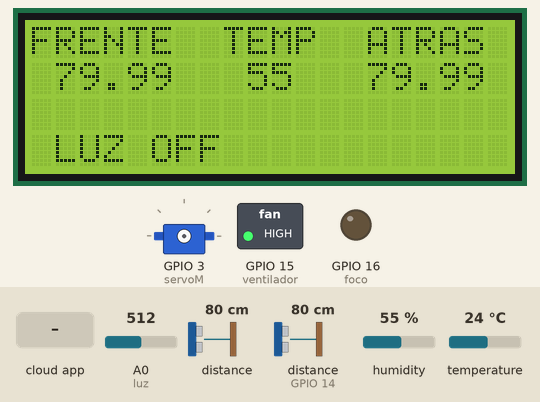
The sketch below on a simulated ESP8266 (NodeMCU). Parts: 20×4 character LCD, servo, switched loads named in the sketch (green lamp = pin HIGH), output pins drawn as LEDs (lit = HIGH). Wiring (inferred from the names in the program): 2 × ultrasonic range finder: trigger GPIO 2, echo GPIO 0 / trigger GPIO 12, echo GPIO 14. The test bench sets the inputs (shaded band); at power-on: A0 (luz) = 512, distance to the obstacle 80 cm, distance to the obstacle (sensor on GPIO 14) 80 cm, humidity 55 %, temperature 24 °C. The echo pulse lasts 58.3 µs per cm; WiFi joins after 1.5 s; servers stay silent unless stated; the Firebase database answers and starts empty; pins used as bus, display or sensor lines are not drawn; what the sketch prints to the serial monitor is not drawn.

Above: at 2.7 s.
2.8 s: A0 (luz) set to 334
4.3 s: A0 (luz) set to 318
At 6.7 s:
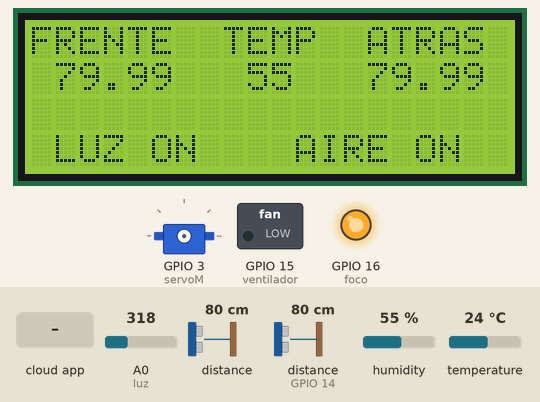
7.2 s: the phone or cloud app sets Ventana to 1
At 9.1 s:
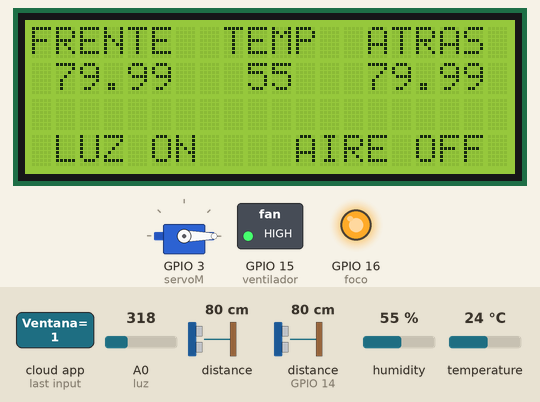
9.5 s: A0 (luz) set to 716
At 11.3 s:
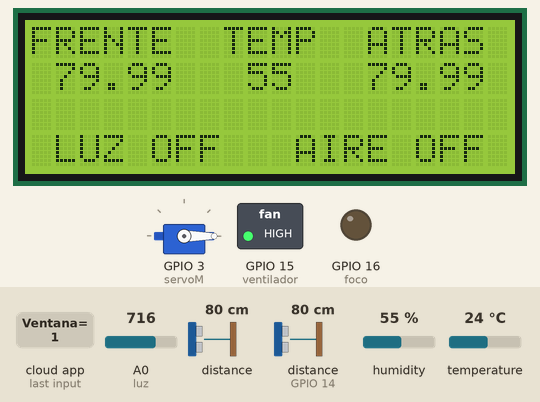
12.4 s: the phone or cloud app sets Ventana to 0
At 13.7 s:
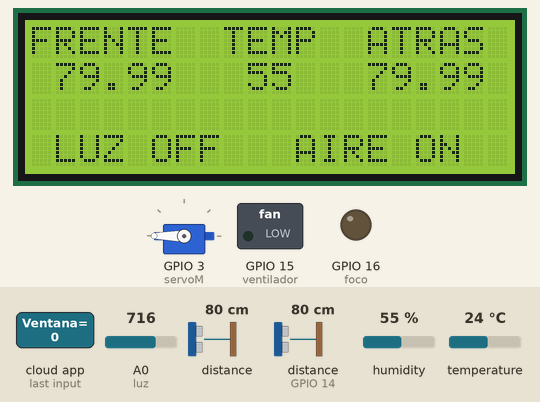
14.8 s: distance to the obstacle (sensor 0) set to 2 cm
At 16.6 s:
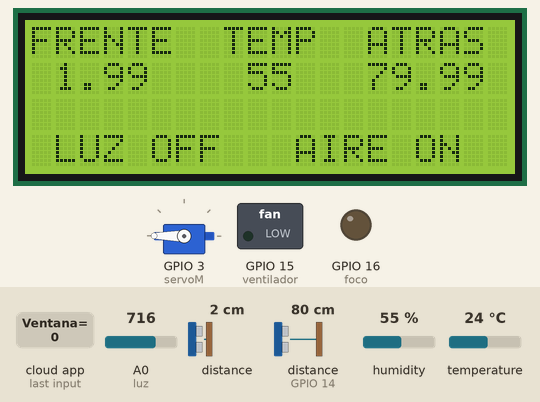
Timing chart, 0 to 17.7 s (numbered marks = the images above; inputs shaded):
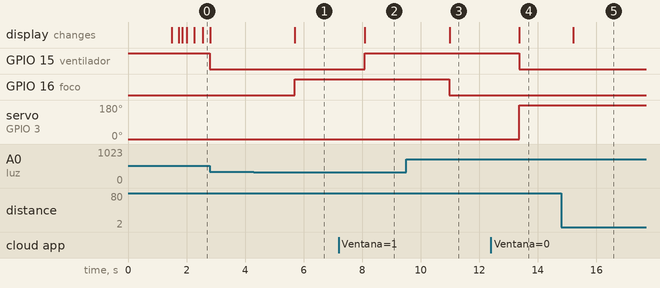

The sketch:

proyecto2.ino
```cpp
#include <DHT.h>
#include <DHT_U.h>
#include <ESP8266WiFi.h>
#include <FirebaseArduino.h>
#include <Servo.h>
#define FIREBASE_HOST "semanai-4ea99.firebaseio.com"
#define FIREBASE_AUTH "az4SQ6BPBqScFTFzeciectZz71Axmmc6XlDvEyHJ"
//#define WIFI_SSID "rover"
//#define WIFI_PASSWORD "12345678"
#define WIFI_SSID "Tec-IoT"
#define WIFI_PASSWORD "spotless.magnetic.bridge"

int luz = A0;

//sonarFrente
int disparadorF = 2;
int entradaF = 0;

//sonarAtras
int disparadorA = 12;
int entradaA = 14;

//Temperatura
#define DHTTYPE DHT11
#define dht_dpin 13
DHT dht(dht_dpin, DHTTYPE);

//Led
int foco = 16;

//Ventilador
int ventilador = 15;

//Libreria de LCD
#include <LiquidCrystal_I2C.h>
LiquidCrystal_I2C lcd(0x3F, 20,4);

//contServo
int cont = 0;

Servo servoM;
///////////////////////////////
bool abrir = true;
long timeS;
void setup() {
  pinMode(disparadorF,OUTPUT);
  pinMode(entradaF,INPUT);
  pinMode(disparadorA,OUTPUT);
  pinMode(entradaA,INPUT);
  pinMode(ventilador,OUTPUT);
  pinMode(foco,OUTPUT);
  digitalWrite(ventilador,HIGH);
  Serial.begin(9600);
  WiFi.begin(WIFI_SSID,WIFI_PASSWORD);
  while(WiFi.status() != WL_CONNECTED){
    delay(500);
    Serial.print(".");
  }
  Serial.print("");
  Serial.print("Wifi Connected");
  Firebase.begin(FIREBASE_HOST,FIREBASE_AUTH);
  //Servo
  //Inicializar el lcd
  lcd.begin();
  lcd.backlight();
  lcd.clear();
  lcd.home();
  //Inicializar el Humedad
  dht.begin();

}

void loop() {
  ///////Luz
  int lum=analogRead(luz);
  lum=map(lum,650,10,100,0);
  Firebase.setInt("Luz",lum);
  lcd.setCursor(1,3);
  if(lum <= 50){
    digitalWrite(foco,HIGH);
    lcd.print("LUZ ON ");
  }else{
    digitalWrite(foco,LOW);
    lcd.print("LUZ OFF");
  }
  delay(100);
  lcd.setCursor(0,0);
  lcd.print("FRENTE  TEMP  ATRAS");
  //////Frente
  long tiempoF;
  float distanciaF;
  digitalWrite(disparadorF,HIGH);
  delayMicroseconds(10);
  digitalWrite(disparadorF,LOW);
  tiempoF = (pulseIn(entradaF,HIGH)/2);
  distanciaF = float(tiempoF * 0.0343);
   lcd.setCursor(1,1);
  if(distanciaF <= 100){
    Firebase.setFloat("Frente",distanciaF);
    lcd.print(distanciaF);
    lcd.print(" ");
  }else{
    Firebase.setFloat("Frente",0.0);
    lcd.print("--.--");
  }
  delay(100);
  ///////Atras
  lcd.setCursor(14,1);
  long tiempoA;
  float distanciaA;
  digitalWrite(disparadorA,HIGH);
  delayMicroseconds(10);
  digitalWrite(disparadorA,LOW);
  tiempoA = (pulseIn(entradaA,HIGH)/2);
  distanciaA = float(tiempoA * 0.0343);
  if(distanciaA <= 100){
    Firebase.setFloat("Atras",distanciaA);
    lcd.print(distanciaA);
    lcd.print(" ");
  }else{
    Firebase.setFloat("Atras",0.0);
    lcd.print("--.--");
  }
  delay(100);
  ///////Temperatura
  //Se tomó el dato de Humedad debido a que la Temperatura
  //tarda mucho en cambiar
  lcd.setCursor(9,1);
  float humedad = dht.readHumidity();
  Firebase.setInt("Temperatura",(int)humedad);
  lcd.print((int)humedad);
  delay(100);
  //Obtener estado de carro
  int state = Firebase.getInt("Ventana");
  lcd.setCursor(11,3);
  lcd.print("AIRE ");
  if(state == 1){
    //Activar Servo
    if(abrir){
      timeS = millis() + 4000;
      abrir = false;
      servoM.attach(3);
      servoM.write(0);
    }
    if(timeS < millis()){
      servoM.detach();
    }
    digitalWrite(ventilador,HIGH);
    lcd.print("OFF");
  }else if(state == 0){
    //Activar Aire
    if(!abrir){
      timeS = millis() + 4000;
      abrir = true;
      servoM.attach(3);
      servoM.write(180);
    }
    if(timeS < millis()){
      servoM.detach();
    }
    digitalWrite(ventilador,LOW);
    lcd.print("ON ");
  }else{
    //Apagar Aire y Servo
    if(!abrir){
      timeS = millis() + 4000;
      abrir = true;
      servoM.attach(3);
      servoM.write(180);
    }
    if(timeS < millis()){
      servoM.detach();
    }
    digitalWrite(ventilador,HIGH);
    lcd.print("OFF");
  }
  delay(100);
}
```

Measured:
- the behaviour switches between 327 and 326 on A0 (luz) (found by bisection; images 0 and 1)
- after the input at 4.3 s, GPIO 16 (foco): LOW → HIGH after 1.4 s; the display: changes after 1.4 s (image 1)
- after the input at 7.2 s, GPIO 15 (ventilador): LOW → HIGH after 0.88 s; the display: changes after 0.89 s (image 2)
- after the input at 9.5 s, GPIO 16 (foco): HIGH → LOW after 1.5 s; the display: changes after 1.5 s (image 3)
- after the input at 12.4 s, GPIO 15 (ventilador): HIGH → LOW after 0.97 s; servo on GPIO 3 (servoM): 0° → 180° after 0.97 s; the display: changes after 0.97 s (image 4)
- after the input at 14.8 s, the display: changes after 0.41 s (image 5)
